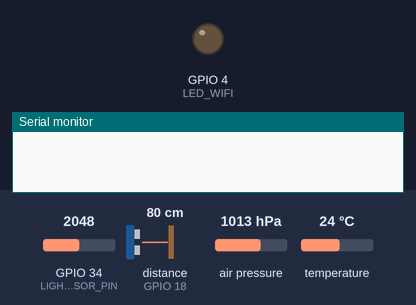
Recording of a sketch running on a simulated ESP32. On the bench: output pins drawn as LEDs (lit = HIGH), the last lines printed to the serial monitor. Wiring (inferred from the names in the program): ultrasonic range finder: trigger GPIO 5; echo GPIO 18. The inputs (shaded band) are chosen by the test bench; at power-on: GPIO 34 (LIGHT_SENSOR_PIN) = 2048, distance to the obstacle (sensor on GPIO 18) 80 cm, air pressure 1013 hPa, temperature 24 °C. The echo pulse lasts 58.3 µs per cm; WiFi joins after 1.5 s; servers stay silent unless stated; pins used as bus, display or sensor lines are not drawn.

Above: at 0.1 s.
At 1.6 s:
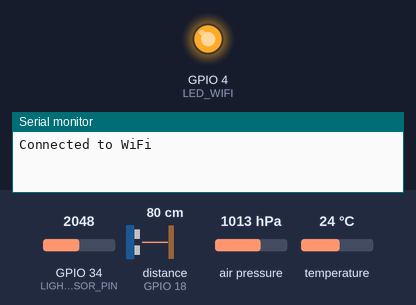
Timing chart, 0 to 3.1 s (numbered marks = the images above):
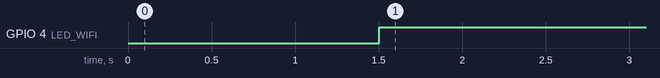

Measured:
- by itself, GPIO 4 (LED_WIFI): LOW → HIGH at 1.5 s

The sketch:

node1.ino
```cpp
#include <Adafruit_BMP280.h>
#include <SPI.h>
#include <Adafruit_Sensor.h>
#include "Adafruit_HTU21DF.h"
#include <Adafruit_GFX.h>
#include <Adafruit_SSD1306.h>
#include <WiFiManager.h>
#include <WiFiClient.h>
#include <WiFi.h>

#define LIGHT_SENSOR_PIN 34 //LDR sensor pin
#define LED_WIFI 4

#define TRIGPIN    5
#define ECHOPIN    18

#define SOUND_SPEED 0.034
#define SEALEVELPRESSURE_HPA (1013.25)

Adafruit_BMP280 bmp;
char ssid[40] ="";  // type your wifi name
char pass[40] ="";  // type your wifi password


//Set Water Level Distance in CM
int emptyTankDistance = 120 ;  //Distance when tank is empty
int fullTankDistance =  35 ;  //Distance when tank is full

//Set trigger value in percentage
int Low_triggerPer =   10 ;  //alarm will start when water level drop below triggerPer
int High_triggerPer =  95 ;  //alarm will start when water level exceed upper triggerPer

// long duration;
float distance;
int   waterLevelPer;


bool timeouted = false;
void connectWiFi(){
  WiFiManager wm;
  wm.resetSettings();
  wm.setConfigPortalTimeout(120); // set connection timeout to 2 minutes
  bool res = wm.autoConnect("AutoconnectAP",""); // password protected aphttp://192.168.4.1/

  if (res) {
    digitalWrite(LED_WIFI, HIGH);
    Serial.println("Connected to WiFi");
    delay(1000);
    return; // exit the function on successful connection
  }
  else {
    Serial.println("Failed to connect to WiFi");
    timeouted = true;
    delay(2);
    return; // exit the function on failure
  }
}


double calcLightIntensity(int AnVal, int Resistor){
  float lux = (AnVal / 4095.0) * 100.0;
  return lux;
}


void measureDistance(){
  // Set the trigger pin LOW for 2uS
  digitalWrite(TRIGPIN, LOW);
  delayMicroseconds(2);

  // Set the trigger pin HIGH for 20us to send pulse
  digitalWrite(TRIGPIN, HIGH);
  delayMicroseconds(20);

  // Return the trigger pin to LOW
  digitalWrite(TRIGPIN, LOW);

  int distance = pulseIn(ECHOPIN,HIGH,26000);
  distance = distance/58;
  Serial.print("Distance: ");
  Serial.println(distance);

  waterLevelPer = map((int)distance ,emptyTankDistance, fullTankDistance, 0, 100);

  Serial.println(waterLevelPer);

  // Delay before repeating measurement
  delay(100);
}

void setup() {
  Serial.begin(115200);

  //Set pinmodes for sensor connections
  pinMode(ECHOPIN, INPUT_PULLUP);
  pinMode(TRIGPIN, OUTPUT);
  pinMode(LIGHT_SENSOR_PIN, INPUT);
  pinMode(LED_WIFI,OUTPUT);

  digitalWrite(LED_WIFI, LOW);

  //Wire.begin();
  Wire.begin();
  unsigned status;
  status = bmp.begin(0x76);
  if (!status) {
    // connection error or device address wrong!
    Serial.println(F("Could not find a valid BMP280 sensor, check wiring!"));

    while (1) // stay here
      delay(1000);
  }

  bmp.setSampling(Adafruit_BMP280::MODE_NORMAL,     /* Operating Mode. */
                  Adafruit_BMP280::SAMPLING_X2,     /* Temp. oversampling */
                  Adafruit_BMP280::SAMPLING_X16,    /* Pressure oversampling */
                  Adafruit_BMP280::FILTER_X16,      /* Filtering. */
                  Adafruit_BMP280::STANDBY_MS_500); /* Standby time. */


}

void loop() {

  if (WiFi.status() != WL_CONNECTED && timeouted == false) {
    connectWiFi();
  }


  float temp_bmp280 = bmp.readTemperature();    // get temperature in degree Celsius
  float pres = bmp.readPressure()/100;       // get pressure in Pa

  int analogVal = analogRead(LIGHT_SENSOR_PIN); //read values from D15
  int Resistance= 10; //I am using a 10k ohms resistor
  int luxval=calcLightIntensity(analogVal, Resistance );

  delay(1000);  // wait a second

  Serial.print("Temperature1 = ");
  Serial.print(temp_bmp280);
  Serial.println("*C");


  Serial.print("Pressure = ");
  Serial.print(pres);
  Serial.println("hPa");

  Serial.print("Light Intensity:");
  Serial.print(luxval);
  Serial.println(" lux");

  measureDistance();

}
```
